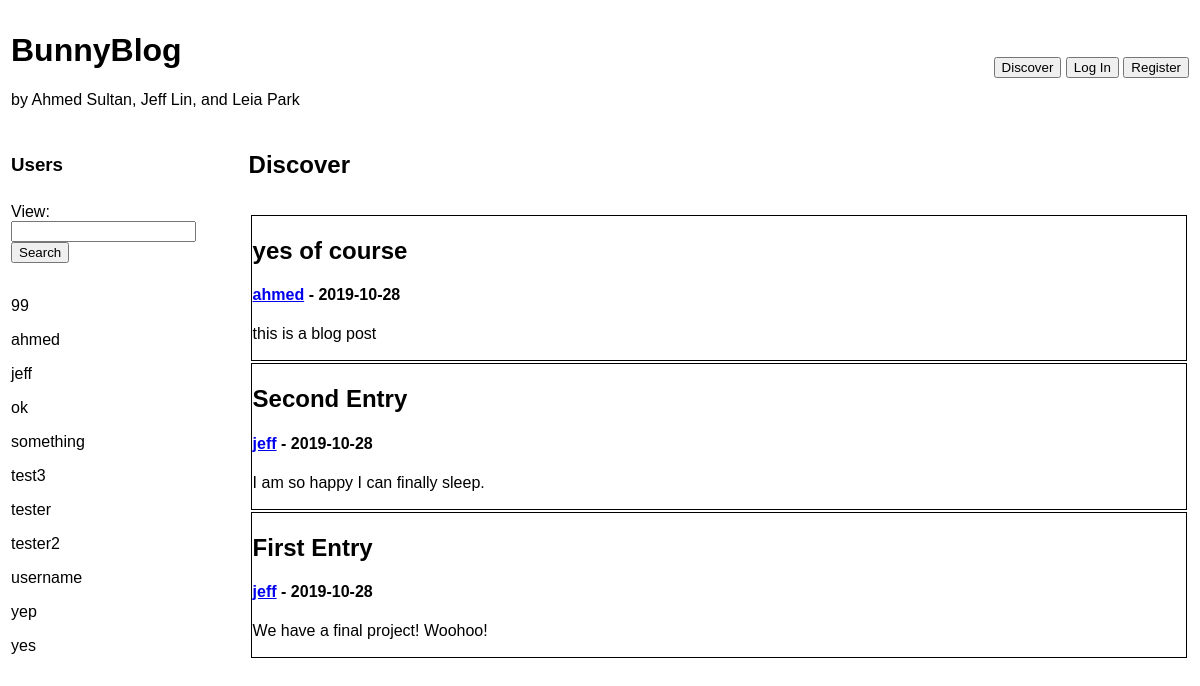
Before: / with the older database file.
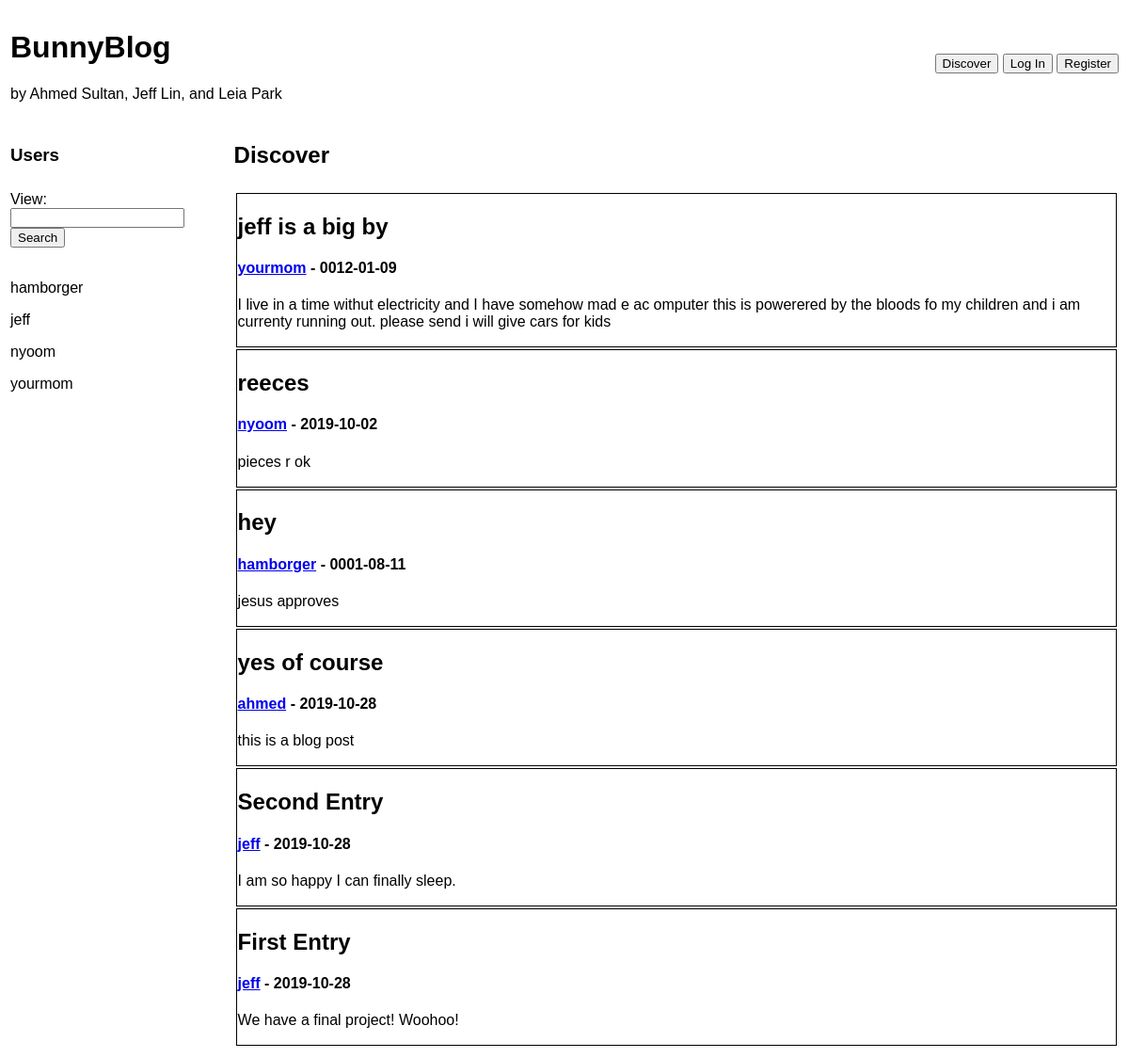
After: the same page with the newer database file.
### tables this page shows
CREATE TABLE users(username TEXT PRIMARY KEY NOT NULL, password TEXT NOT NULL);

CREATE TABLE posts(username TEXT NOT NULL, date TEXT NOT NULL, title TEXT NO NULL, content TEXT NOT NULL);

### app.py (the view)
@app.route("/")
def root():
    entryList = updateEntries()
    userList = updateUsers()
    return render_template('entrydisplay.html',
    title = "Discover", heading = "Discover",
    entries = entryList, postNum = range(len(entryList)),
    users = userList, userNum = range(len(userList)), sessionstatus = "user" in session)

### app.py (called while the page is built)
def updateEntries():
    with sqlite3.connect(DB_FILE) as connection:
        cur = connection.cursor()
        foo = cur.execute('SELECT title, username, date, content FROM posts;')
        entryList = foo.fetchall()
        entryList.reverse()
        return entryList

def updateUsers():
    with sqlite3.connect(DB_FILE) as connection:
        cur = connection.cursor()
        foo = cur.execute('SELECT username, password FROM users;')
        userList = foo.fetchall()
        userList.sort()
        return userList

### templates/entrydisplay.html (shortened to what this page needs)
<!DOCTYPE html>
{% extends "template.html" %}
{% block headerbuttons %}
<form>
  <button title="discover" type="submit" formaction="/">Discover</button>
  {% if sessionstatus %}
  <button title="profile" type="submit" formaction="/profile">My Profile</button>
  <button title="logout" type="submit" formaction="/logout">Log Out</button>
  {% else %}
  <button title="login" type="submit" formaction="/login">Log In</button>
  <button title="register" type="submit" formaction="/register">Register</button>
  {% endif %}
</form>
{% endblock %}
{% block body %}
<table width="100%">
  <tr>
    <td width="20%">
      <h3>Users</h3>
    </td>
    <td>
      <h2>{{heading}}</h2>
    </tr>
    <tr>
      <td style="vertical-align: top">
        <form action="/userpage">
          View:<br> <input type="text" name="username">
          <button type="submit">Search</button>
        </form><br>
        {% for index in userNum %}
          <p>{{users[index][0]}}</p>
        {% endfor %}
      </td>
      <td>
        <table width="100%">
          {% for index in postNum %}
          <tr style="border: 1px solid black">
            <td style="border: 1px solid black">
              <h2>{{entries[index][0]}}</h2>
              <h4><a href="/profile/{{entries[index][1]}}">{{entries[index][1]}}</a> - {{entries[index][2]}}</h4>
              <p>{{entries[index][3]}}</p>
            </td>
          </tr>
          {% endfor %}
        </table>
    </td>
  </tr>
</table>
{% endblock %}

### templates/template.html (shortened to what this page needs)
<!DOCTYPE html>
<html lang="en" dir="ltr">
  <head>
  </head>
  <body style="font-family: 'Helvetica', 'Arial', sans-serif;">
    <table width="100%">
      <tr>
        <td width="70%">
          <h1>BunnyBlog</h1>
          <p>by Ahmed Sultan, Jeff Lin, and Leia Park</p>
        </td>
        <td align="right">
          {% block headerbuttons %}
          {% endblock %}
        </td>
      </tr>
    </table>
    {% block body %}
    {% endblock %}
  </body>
</html>

Changed rows visible on the page:
removed users: username "99"
removed users: username "ahmed"
removed users: username "ok"
removed users: username "something"
removed users: username "test3"
removed users: username "tester"
removed users: username "tester2"
removed users: username "username"
removed users: username "yep"
removed users: username "yes"
added users: username "hamborger"
added users: username "nyoom"
added users: username "yourmom"
added posts: title "jeff is a big by", username "yourmom", date "0012-01-09", content "I live in a time withut electricity and I have somehow mad e ac omputer this is powerered by the bloods fo my children and i am currenty running out. please send i will give cars for kids"
added posts: title "reeces", username "nyoom", date "2019-10-02", content "pieces r ok"
added posts: title "hey", username "hamborger", date "0001-08-11", content "jesus approves"
